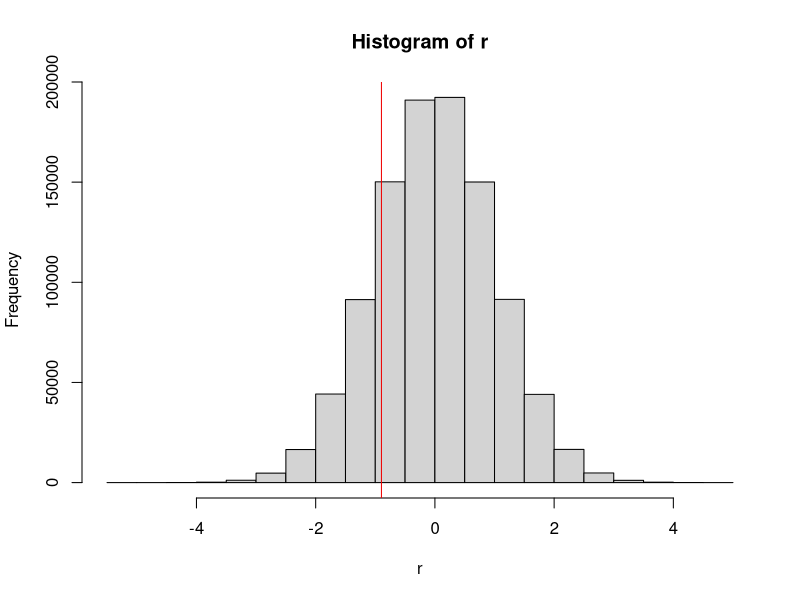
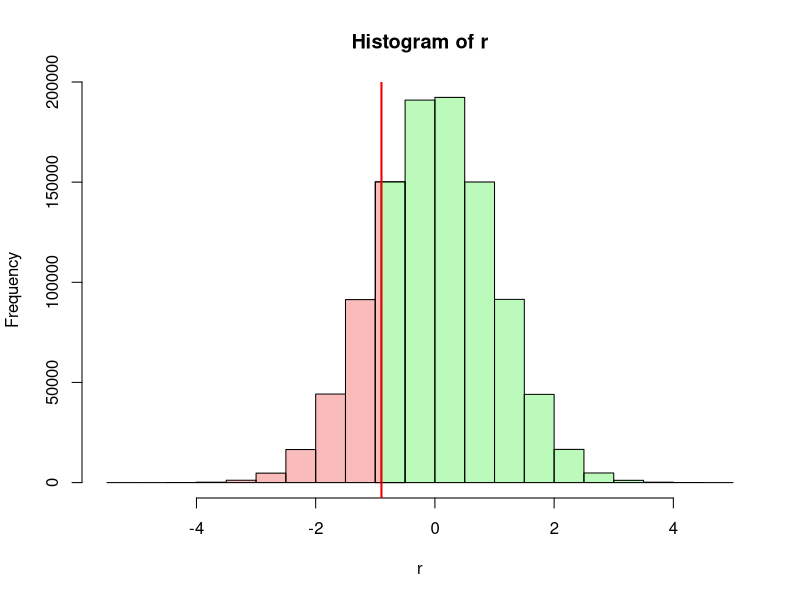
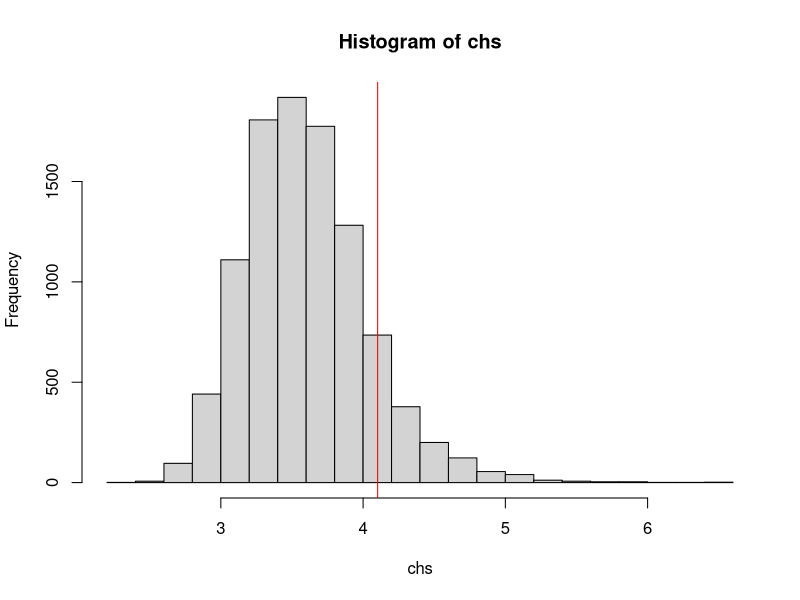

The R source for these figures, in order:
# tocID <- "FND-STA-Significance.R"
#
# ---------------------------------------------------------------------------- #
#  PATIENCE  ...                                                               #
#    Do not yet work wih this code. Updates in progress. Thank you.            #
#    boris.steipe@utoronto.ca                                                  #
# ---------------------------------------------------------------------------- #
#
# Purpose:  A Bioinformatics Course:
#              R code accompanying the FND-STA-Significance unit.
#
# Version:  1.2
#
# Date:     2017  09  - 2019  01
# Author:   Boris Steipe (boris.steipe@utoronto.ca)
#
# Versions:
#           1.2    Update set.seed() usage
#           1.1    Corrected treatment of empirical p-value
#           1.0    First contents
#
# TODO:
#
#
# == DO NOT SIMPLY  source()  THIS FILE! =======================================
#
# If there are portions you don't understand, use R's help system, Google for an
# answer, or ask your instructor. Don't continue if you don't understand what's
# going on. That's not how it works ...
# ==============================================================================


#TOC> ==========================================================================
#TOC>
#TOC>   Section  Title                                              Line
#TOC> ------------------------------------------------------------------
#TOC>   1        Significance and p-value                             43
#TOC>   1.1        Significance levels                                54
#TOC>   1.2        probability and p-value                            71
#TOC>   1.2.1          p-value illustrated                           103
#TOC>   2        One- or two-sided                                   158
#TOC>   3        Significance by integration                         198
#TOC>   4        Significance by simulation or permutation           204
#TOC>   5        Final tasks                                         312
#TOC>
#TOC> ==========================================================================


# =    1  Significance and p-value  ============================================

# The idea of the probability of an event has a precise mathematical
# interpretation, but how is it useful to know the probability? Usually we are
# interested in whether we should accept or reject a hypothesis based on the
# observations we have. A rational way to do this is to say: if the probability
# of observing the data is very small under the null-hypothesis, then we will
# assume the observation is due to something other than the null-hypothesis. But
# what do we mean by the "probability of our observation"? And what is "very
# small"?

# ==   1.1  Significance levels  ===============================================

# A "very small" probability is purely a matter of convention - a cultural
# convention. In the biomedical field we usually call probabilities of less then
# 0.05 (5%) small enough to reject the null-hypothesis. Thus we call
# observations with a probability of less than 0.05 "significant" and if we want
# to highlight this in text or in a graph, we often mark them with an asterisk
# (*). Also we often call observations with a probability of less than 0.01
# "highly significant" and mark them with two asterisks (**). But there is no
# special significance in these numbers, the cutoff point for significance could
# also be 0.0498631, or 0.03, or 1/(pi^3). 0.05 is just the value that the
# British statistician Ronald Fisher happened to propose for this purpose in
# 1925. Incidentally, Fisher later recommended to use different cutoffs for
# different purposes (cf.
# https://en.wikipedia.org/wiki/Statistical_significance).


# ==   1.2  probability and p-value  ===========================================

# But what do we even mean by the probability of an observation?
# Assume I am drawing samples from a normal distribution with a mean of 0 and a
# standard deviation of 1. The sample I get is ...

set.seed(sqrt(5))
x <- rnorm(1)
set.seed(NULL)

print(x, digits = 22)
# [1] -0.8969145466249813791748

# So what's the probability of that number? Obviously, the probability of
# getting exactly this number is very, very, very small. But also obviously,
# this does not mean that observing this number is in any way significant - we
# always observe some number. That's not what we mean in this case. There are
# several implicit assumptions when we speak of the probability of an
# observation:

# 1: the observation can be compared to a probability distribution;
# 2: that distribution can be integrated between any specific value
#      and its upper and lower bounds (or +- infinity).

# Then what we really mean by the probability of an observation in the context
# of that distribution is: the probability of observing that value, or a value
# more extreme than the one we have. We call this the p-value. Note that we are
# not talking about an individual number anymore, we are talking about the area
# under the curve between our observation and the upper (or lower) bound of the
# curve, as a fraction of the whole.


# ===   1.2.1  p-value illustrated

# Let's illustrate. First we draw a million random values from our
# standard, normal distribution:

N <- 1e6                             # one million
set.seed(112358)                     # set RNG seed for repeatable randomness
r <- rnorm(N)                        # N values from a normal distribution
set.seed(NULL)                       # reset the RNG

# Let's see what the distribution looks like:

(h <- hist(r))

# The histogram details are now available in the list h -  e.g. h$counts

# Where is the value we have drawn previously?
abline(v = x, col = "#EE0000")

# How many values are smaller?
sum(r < x)

# Let's color the bars:
#    first, make a vector of red and green colors for the bars with breaks
#    smaller and larger then x, white for the bar that contains x ...
hCol <- rep("#EE000044", sum(h$breaks < x) - 1)
hCol <- c(hCol, "#FFFFFFFF")
hCol <- c(hCol, rep("#00EE0044", sum(h$breaks > x) - 1))
# ... then plot the histogram, with colored bars ...
hist(r, col = hCol)
# ... add two colored rectangles into the white bar ...
idx <- sum(h$breaks < x)
xMin <- h$breaks[idx]
xMax <- h$breaks[idx + 1]
y <- h$counts[idx]
rect(xMin, 0, x, y, col = "#EE000044", border = TRUE)
rect(x, 0, xMax, y, col = "#00EE0044", border = TRUE)
# ... and a red line for our observation.
abline(v = x, col = "#EE0000", lwd = 2)

# The p-value of our observation is the area colored red as a fraction of the
# whole histogram (red + green).


# Task:
#    Explain how the expression sum(r < x) works to give us a count of values
#    with the property we are looking for.

# Task:
#    Write an expression to estimate the probability that a value
#    drawn from the vector r is less-or-equal to x. The result you get
#    will depend on the exact values that went into the vector r but it should
#    be close to 0.185  That expression is the p-value associated with x.


# =    2  One- or two-sided  ===================================================

# The shape of our histogram confirms that the rnorm() function has returned
# values that appear distributed according to a normal distribution. In a normal
# distribution, readily available tables tell us that 5% of the values (i.e. our
# significance level) lie 1.96 (or approximately 2) standard deviations away
# from the mean. Is this the case here? How many values in our vector r are
# larger than 1.96?

sum(r > 1.96)
# [1] 24589

# Wait - that's about 2.5% , not 5% as expected. Why?

# The answer is: we have to be careful with two-sided distributions. 2 standard
# deviations away from the mean means either larger or smaller than 1.96 . This
# can give rise to errors. If we are simply are interested in outliers, no
# matter larger or smaller, then the 1.96 SD cutoff for significance is correct.
# But if we are specifically interested in, say, larger values, because a
# smaller value is not meaningful, then the significance cutoff, expressed as
# standard deviations, is relaxed. We can use the quantile function to see what
# the cutoff values are:

quantile(r)
quantile(r, probs = c(0.025, 0.975)) # for the symmetric 2.5% boundaries
# close to ± 1.96, as expected
quantile(r, probs = 0.95) # for the single 5% boundary
# close to 1.64 . Check counts to confirm:
sum(r > quantile(r, probs = 0.95))
# [1] 50000
# which is 5%, as expected.


# To summarize: when we evaluate the significance of an event, we divide a
# probability distribution into two parts at the point where the event was
# observed. We then ask whether the integral over the more extreme part is less
# or more than 5% of the whole. If it is less, we deem the event to be
# significant.
#

# =    3  Significance by integration  =========================================

# If the underlying probability distribution can be analytically or numerically
# integrated, the siginificance of an observation can be directly computed.


# =    4  Significance by simulation or permutation  ===========================

# But whether the integration is correct, or relies on assumptions that may not
# be warranted for biological data, can be a highly technical question.
# Fortunately, we can often simply run a simulation, a random resampling, or a
# permutation and then count the number of outcomes, just as we did with our
# rnorm() samples. We call this an empirical p-value. (Actually, the "empirical
# p-value" is defined as (Nobs + 1) / (N + 1).  )

# Here is an example. Assume you have a protein sequence and
# you speculate that positively charged residues are close to negatively charged
# residues to balance charge locally. A statistic that would capture this is the
# mean minimum distance between all D,E residues and the closest R,K,H
# residue. Let's compute this for the sequence of yeast Mbp1.

MBP1 <- paste0("MSNQIYSARYSGVDVYEFIHSTGSIMKRKKDDWVNATHILKAANFAKAKRTRILEKEVLK",
               "ETHEKVQGGFGKYQGTWVPLNIAKQLAEKFSVYDQLKPLFDFTQTDGSASPPPAPKHHHA",
               "SKVDRKKAIRSASTSAIMETKRNNKKAEENQFQSSKILGNPTAAPRKRGRPVGSTRGSRR",
               "KLGVNLQRSQSDMGFPRPAIPNSSISTTQLPSIRSTMGPQSPTLGILEEERHDSRQQQPQ",
               "QNNSAQFKEIDLEDGLSSDVEPSQQLQQVFNQNTGFVPQQQSSLIQTQQTESMATSVSSS",
               "PSLPTSPGDFADSNPFEERFPGGGTSPIISMIPRYPVTSRPQTSDINDKVNKYLSKLVDY",
               "FISNEMKSNKSLPQVLLHPPPHSAPYIDAPIDPELHTAFHWACSMGNLPIAEALYEAGTS",
               "IRSTNSQGQTPLMRSSLFHNSYTRRTFPRIFQLLHETVFDIDSQSQTVIHHIVKRKSTTP",
               "SAVYYLDVVLSKIKDFSPQYRIELLLNTQDKNGDTALHIASKNGDVVFFNTLVKMGALTT",
               "ISNKEGLTANEIMNQQYEQMMIQNGTNQHVNSSNTDLNIHVNTNNIETKNDVNSMVIMSP",
               "VSPSDYITYPSQIATNISRNIPNVVNSMKQMASIYNDLHEQHDNEIKSLQKTLKSISKTK",
               "IQVSLKTLEVLKESSKDENGEAQTNDDFEILSRLQEQNTKKLRKRLIRYKRLIKQKLEYR",
               "QTVLLNKLIEDETQATTNNTVEKDNNTLERLELAQELTMLQLQRKNKLSSLVKKFEDNAK",
               "IHKYRRIIREGTEMNIEEVDSSLDVILQTLIANNNKNKGAEQIITISNANSHA")

# first we split this string into individual characters:
v <- unlist(strsplit(MBP1, ""))

# and find the positions of our charged residues

ED  <- grep("[ED]", v)
RKH <- grep("[RKH]", v)

sep <- numeric(length(ED)) # this vector will hold the distances
for (i in seq_along(ED)) {
  sep[i] <- min(abs(RKH - ED[i]))
}

# Task: read and explain this bit of code

# Now that sep is computed, what does it look like?

table(sep)  # these are the minimum distances
# 24 of D,E residues are adjacent to R,K,H;
# the longest separation is 28 residues.

# What is the mean separation?
mean(sep)

# The value is 4.1 . Is this significant? Honestly, I would be hard pressed
# to solve this analytically. But by permutation it's soooo easy.

# First, we combine what we have done above into a function:

chSep <- function(v) {
  # computes the mean minimum separation of oppositely charged residues
  # Parameter: v (char) a vector of amino acids in the one-letter code
  # Value: msep (numeric) mean minimum separation

  ED  <- grep("[EDed]", v)
  RKH <- grep("[RKHrkh]", v)

  sep <- numeric(length(ED))
  for (i in seq_along(ED)) {
    sep[i] <- min(abs(RKH - ED[i]))
  }
  return(mean(sep))
}

# Execute the function to define it.

# Confirm that the function gives the same result as the number we
# calculated above:
chSep(v)

# Now we can produce a random permutation of v, and recalculate

set.seed(pi)                       # set RNG seed for repeatable randomness
w <- sample(v, length(v))          # This shuffles the vector v. Memorize this
                                   # code paradigm. It is very useful.
set.seed(NULL)                     # reset the RNG



chSep(w)
# 3.273 ... that's actually less than what we had before.

# Let's do this 10000 times and record the results (takes a few seconds):

N <- 10000
chs <- numeric(N)
for (i in 1:N) {
  chs[i] <- chSep(sample(v, length(v))) # charge
}

hist(chs)
abline(v = chSep(v), col = "#EE0000")

# Contrary to our expectations, the actual observed mean minimum charge
# separation seems to be larger than what we observe in randomly permuted
# sequences. But is this significant? Your task to find out.


# =    5  Final tasks  =========================================================

# From chs, compute the empirical p-value of a mean minimum charge separation to
#   be larger or equal to the value observed for the yeast MBP1 sequence. Note
#   the result in your journal. Is it significant? Also note the result of
#   the following expression for validation:
writeBin(sum(chs), raw(8))


# [END]
